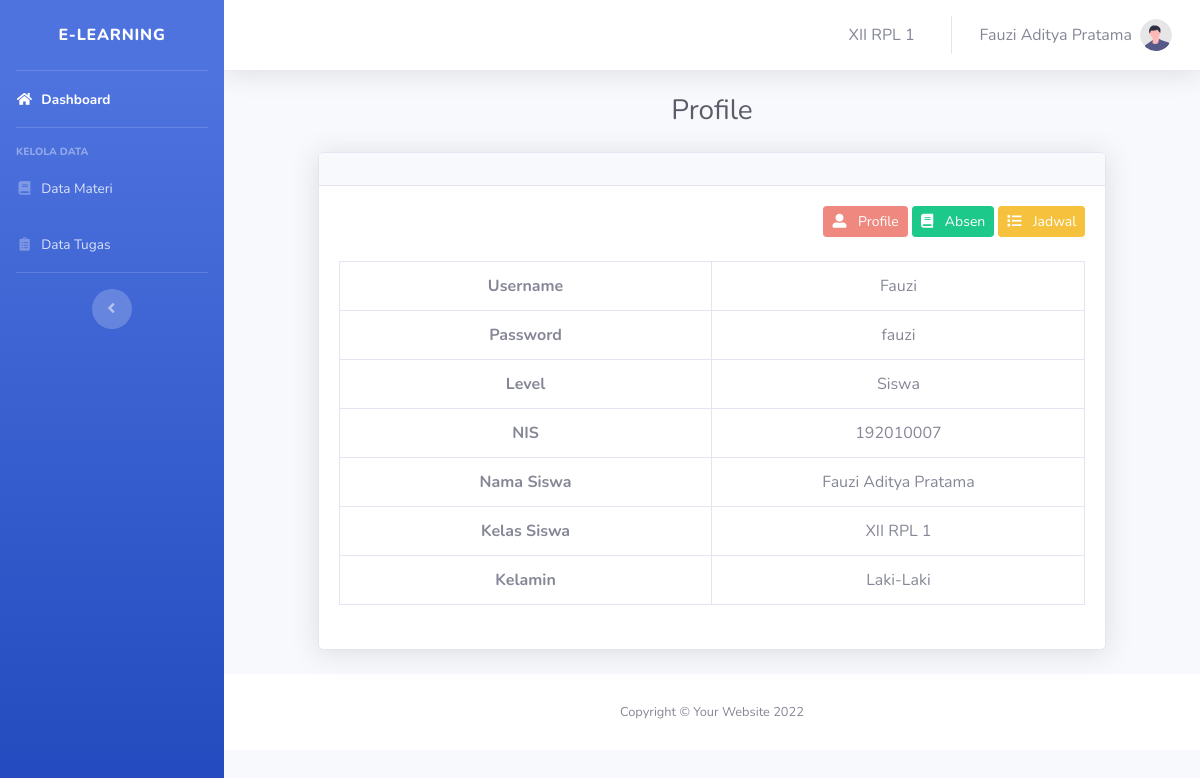
Page /siswa/profile.php (signed in) on the committed database.
### tables this page shows
CREATE TABLE `data_siswa` (
  `id` int(11) NOT NULL,
  `username` varchar(100) NOT NULL,
  `nis` varchar(50) NOT NULL,
  `nama_siswa` varchar(100) NOT NULL,
  `kelas_siswa` varchar(50) NOT NULL,
  `kelamin` varchar(10) NOT NULL
);

CREATE TABLE `user` (
  `id` int(11) NOT NULL,
  `username` varchar(100) NOT NULL,
  `password` varchar(100) NOT NULL,
  `level` varchar(50) NOT NULL
);

### siswa/profile.php (the view, shortened to what this page needs)
<?php
require '../koneksi.php';
if (!isset($_SESSION['user'])) {
    header('location:../login.php');
} else {
    $username = $_SESSION['user'];
}
$sql = mysqli_query($conn, "SELECT * FROM user WHERE username = '$username' ");
$data = mysqli_fetch_assoc($sql);
?>
<!DOCTYPE html>
<html lang="en">
<head>
    <?php
    include '../layout/heading.php';
    ?>
</head>
<body id="page-top">
    <div id="wrapper">
        <?php
        include './sidebar.php';
        ?>
        <div id="content-wrapper" class="d-flex flex-column">
            <div id="content">
                <?php
                include 'navbar.php';
                ?>
                <div class="container-fluid" style="min-height: 450px;">
                    <h1 class="h3 mb-4 text-center text-gray-800" id="judul">Profile</h1>
                    <div class="card shadow mb-4 mx-auto" style="width: 85%;">
                        <div class="card-header py-3">
                        </div>
                        <div class="card-body">
                            <div class="row">
                                <div class="col-12 text-right">
                                    <a class="btn btn-danger btn-sm disabled" id="btnprofile" onclick="dataprofile()"><i class="fas fa-user-alt mr-2"></i> Profile</a>
                                    <a class="btn btn-success btn-sm" id="btnabsen2" onclick="dataabsen2()"><i class="fas fa-book mr-2"></i> Absen</a>
                                    <a class="btn btn-warning btn-sm" id="btnjadwal2" onclick="datajadwal2()"><i class="fas fa-list mr-2"></i> Jadwal</a>
                                </div>
                            </div>
                            <div class="table-responsive" id="profile">
                                <table class="table table-bordered text-center my-4 w-100" id="dataTable" width="100%" cellspacing="0">
                                    <tbody class="">
                                        <tr class="col">
                                            <th scope="row" class="col-6">Username</th>
                                            <td class="col-6"><?= $data['username'] ?></td>
                                        </tr>
                                        <tr class="col">
                                            <th scope="row">Password</th>
                                            <td class="col-3"><?= $data['password'] ?></td>
                                        </tr>
                                        <tr class="col">
                                            <th scope="row">Level</th>
                                            <td class="col-3"><?= $data['level'] ?></td>
                                        </tr>
                                        <?php
                                        $sql_siswa = mysqli_query($conn, "SELECT * FROM data_siswa WHERE username = '$username' ");
                                        $siswa = mysqli_fetch_assoc($sql_siswa);
                                        ?>
                                        <tr class="col">
                                            <th scope="row">NIS</th>
                                            <td class="col-3"><?= $siswa['nis'] ?></td>
                                        </tr>
                                        <tr class="col">
                                            <th scope="row">Nama Siswa</th>
                                            <td class="col-3"><?= $siswa['nama_siswa'] ?></td>
                                        </tr>
                                        <tr class="col">
                                            <th scope="row">Kelas Siswa</th>
                                            <td class="col-3"><?= $siswa['kelas_siswa'] ?></td>
                                        </tr>
                                        <tr class="col">
                                            <th scope="row">Kelamin</th>
                                            <td class="col-3">
                                                <?php
                                                $cek = $siswa['kelamin'];
                                                if ($cek == 'L') {
                                                    $kelamin = 'Laki-Laki';
                                                } elseif ($cek == 'P') {
                                                    $kelamin = 'Perempuan';
                                                }
                                                echo $kelamin;
                                                ?>
                                            </td>
                                        </tr>
                                    </tbody>
                                </table>
                            </div>
                        </div>
                    </div>
                </div>
                <footer class="sticky-footer bg-white">
                    <div class="container my-auto">
                        <div class="copyright text-center my-auto">
                            <span>Copyright &copy; Your Website <?= date('Y') ?></span>
                        </div>
                    </div>
                </footer>
            </div>
        </div>
</body>
</html>

### siswa/navbar.php (shortened to what this page needs)
<?php
$sql_navbar = mysqli_query($conn, "SELECT * FROM data_siswa WHERE username = '$username' ");
$navbar = mysqli_fetch_assoc($sql_navbar);
?>
<nav class="navbar navbar-expand navbar-light bg-white topbar mb-4 static-top shadow">
    <ul class="navbar-nav ml-auto">
        <li class="nav-item dropdown no-arrow">
            <div class="nav-link">
                <span class="mr-2 d-none d-inline text-gray-600"> <?= $navbar['kelas_siswa'] ?> </span>
            </div>
        </li>
        <li class="nav-item dropdown no-arrow">
            <a class="nav-link dropdown-toggle" href="#" id="userDropdown" role="button" data-toggle="dropdown" aria-haspopup="true" aria-expanded="false">
                <span class="mr-2 d-none d-inline text-gray-600"> <?= $navbar['nama_siswa'] ?> </span>
                <img class="img-profile rounded-circle" src="../layout/img/undraw_profile.svg">
            </a>
        </li>
    </ul>
</nav>

### rows in the picture
data_siswa: kelas_siswa "XII RPL 1", nama_siswa "Fauzi Aditya Pratama", nis "192010007", kelamin "Laki-Laki"
user: username "Fauzi", password "fauzi", level "Siswa"
